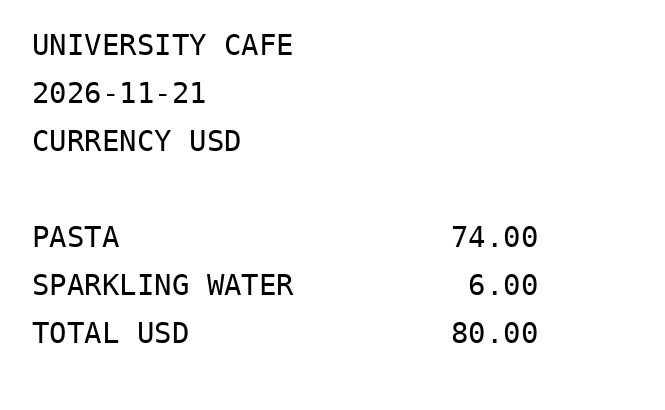
#> input picture test/fixtures/receipt-green-one.png, 665 x 410 px
$ python prepare-receipt.py ../test/fixtures/receipt-green-one.png out.png
#> lines starting #> are read from the running program, lines starting #| are printed output that depends on the picture; after the words box and inside, x2 and y2 are one past the last pixel; in counts of white or black regions, pixels touching at a corner belong together
import json
import sys

from PIL import Image, ImageChops, ImageFilter, ImageOps


def deskew_angle(image):
    preview = ImageOps.grayscale(image)
    preview.thumbnail((330, 330))
    width, height = preview.size
    strokes = ImageChops.subtract(preview.filter(ImageFilter.GaussianBlur(3)), preview)
    strokes = strokes.point(lambda value: 1 if value >= 23 else 0)

    def score(angle):
        center = strokes.rotate(angle).crop((width // 6, height // 7, width - width // 6, height - height // 6))
        pixels = center.tobytes()
        rows = [min(sum(pixels[index:index + center.width]), center.width // 3)
                for index in range(0, len(pixels), center.width)]
        return sum((first - second) ** 2 for first, second in zip(rows, rows[1:])) / max(1, sum(rows))

    angle, peak = max(((angle, score(angle)) for angle in range(-36, 37, 3)), key=lambda sample: sample[1])
    return angle if peak >= 2.5 and peak >= 1.45 * score(0) else 0


source, output = sys.argv[1:]
with Image.open(source) as original:
#> original is the input picture: PIL image 665x410 RGB; min 0, max 255, mean 246.4
    image = ImageOps.exif_transpose(original).convert('RGB')
    width, height = image.size
#> width = 665; height = 410
    angle = deskew_angle(image)
#> in deskew_angle, `preview.thumbnail((330, 330))`:
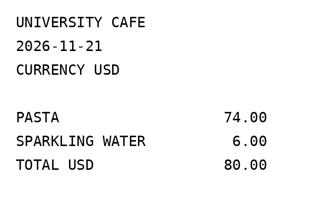
#> preview: PIL image 330x203 L; min 0, max 255, mean 246.2
#> in deskew_angle, `strokes = ImageChops.subtract(preview.filter(ImageFilter.GaussianBlur(..`:
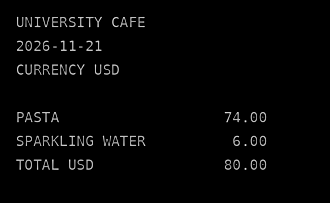
#> strokes: PIL image 330x203 L; min 0, max 234, mean 5.2
#> in deskew_angle, `strokes = strokes.point(lambda value: 1 if value >= 23 else 0)`:
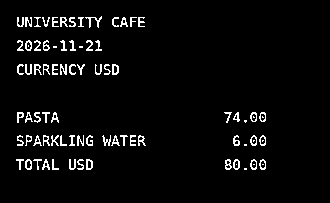
#> strokes: PIL image 330x203 L; values 0 (black) and 1 (white), 4.2% white in thin lines or dots, all inside (x1, y1, x2, y2) = (16, 16, 266, 170)
#> in score, `center = strokes.rotate(angle).crop((width // 6, height // 7, width - ..`: center: PIL image 220x141 L; values 0 (black) and 1 (white), 2.5% white in thin lines or dots, all inside (x1, y1, x2, y2) = (0, 0, 184, 141)
#> in score, `rows = [min(sum(pixels[index:index + center.width]), center.width // 3..`: rows = 141 values, max 19 at index 75, min 0 at index 28, mean 5.61
#> in score (call 2), `center = strokes.rotate(angle).crop((width // 6, height // 7, width - ..`: center: PIL image 220x141 L; values 0 (black) and 1 (white), 2.6% white in thin lines or dots, all inside (x1, y1, x2, y2) = (0, 0, 188, 141)
#> in score (call 3), `center = strokes.rotate(angle).crop((width // 6, height // 7, width - ..`: center: PIL image 220x141 L; values 0 (black) and 1 (white), 2.7% white in thin lines or dots, all inside (x1, y1, x2, y2) = (0, 0, 191, 141)
#> in score (call 4), `center = strokes.rotate(angle).crop((width // 6, height // 7, width - ..`: center: PIL image 220x141 L; values 0 (black) and 1 (white), 2.8% white in thin lines or dots, all inside (x1, y1, x2, y2) = (0, 0, 195, 141)
#> in score (call 5), `center = strokes.rotate(angle).crop((width // 6, height // 7, width - ..`: center: PIL image 220x141 L; values 0 (black) and 1 (white), 3% white in thin lines or dots, all inside (x1, y1, x2, y2) = (0, 0, 197, 141)
#> in score (call 6), `center = strokes.rotate(angle).crop((width // 6, height // 7, width - ..`: center: PIL image 220x141 L; values 0 (black) and 1 (white), 3.3% white in thin lines or dots
#> in score (call 7), `center = strokes.rotate(angle).crop((width // 6, height // 7, width - ..`: center: PIL image 220x141 L; values 0 (black) and 1 (white), 3.5% white in thin lines or dots
#> in score (call 8), `center = strokes.rotate(angle).crop((width // 6, height // 7, width - ..`: center: PIL image 220x141 L; values 0 (black) and 1 (white), 3.7% white in thin lines or dots
#> in score (call 9), `center = strokes.rotate(angle).crop((width // 6, height // 7, width - ..`: center: PIL image 220x141 L; values 0 (black) and 1 (white), 3.8% white in thin lines or dots
#> in score (call 10), `center = strokes.rotate(angle).crop((width // 6, height // 7, width - ..`: center: PIL image 220x141 L; values 0 (black) and 1 (white), 4% white in thin lines or dots
#> in score (call 11), `center = strokes.rotate(angle).crop((width // 6, height // 7, width - ..`: center: PIL image 220x141 L; values 0 (black) and 1 (white), 4.2% white in thin lines or dots
#> in score (call 12), `center = strokes.rotate(angle).crop((width // 6, height // 7, width - ..`: center: PIL image 220x141 L; values 0 (black) and 1 (white), 4.3% white in thin lines or dots
#> in score (call 13), `center = strokes.rotate(angle).crop((width // 6, height // 7, width - ..`: center: PIL image 220x141 L; values 0 (black) and 1 (white), 4.6% white in thin lines or dots, all inside (x1, y1, x2, y2) = (0, 11, 211, 141)
#> in score (call 14), `center = strokes.rotate(angle).crop((width // 6, height // 7, width - ..`: center: PIL image 220x141 L; values 0 (black) and 1 (white), 4.6% white in thin lines or dots
#> in score (call 15), `center = strokes.rotate(angle).crop((width // 6, height // 7, width - ..`: center: PIL image 220x141 L; values 0 (black) and 1 (white), 4.7% white in thin lines or dots
#> in score (call 16), `center = strokes.rotate(angle).crop((width // 6, height // 7, width - ..`: center: PIL image 220x141 L; values 0 (black) and 1 (white), 4.9% white in thin lines or dots
#> in score (call 18), `center = strokes.rotate(angle).crop((width // 6, height // 7, width - ..`: center: PIL image 220x141 L; values 0 (black) and 1 (white), 4.8% white in thin lines or dots
#> in score (call 20), `center = strokes.rotate(angle).crop((width // 6, height // 7, width - ..`: center: PIL image 220x141 L; values 0 (black) and 1 (white), 4.5% white in thin lines or dots
#> in score (call 22), `center = strokes.rotate(angle).crop((width // 6, height // 7, width - ..`:
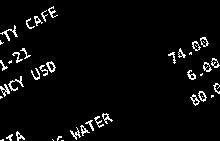
#> center: PIL image 220x141 L; values 0 (black) and 1 (white), 4.1% white in thin lines or dots
#> in score (call 22), `rows = [min(sum(pixels[index:index + center.width]), center.width // 3..`: rows = 141 values, max 26 at index 70, min 0 at index 0, mean 9.03
#> in score (call 23), `center = strokes.rotate(angle).crop((width // 6, height // 7, width - ..`:
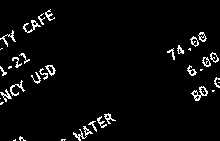
#> center: PIL image 220x141 L; values 0 (black) and 1 (white), 4% white in thin lines or dots
#> in score (call 23), `rows = [min(sum(pixels[index:index + center.width]), center.width // 3..`: rows = 141 values, max 24 at index 73, min 0 at index 0, mean 8.71
#> in score (call 24), `center = strokes.rotate(angle).crop((width // 6, height // 7, width - ..`:
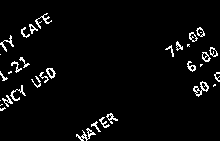
#> center: PIL image 220x141 L; values 0 (black) and 1 (white), 3.8% white in thin lines or dots
#> in score (call 24), `rows = [min(sum(pixels[index:index + center.width]), center.width // 3..`: rows = 141 values, max 19 at index 77, min 0 at index 0, mean 8.4
#> in score (call 25), `center = strokes.rotate(angle).crop((width // 6, height // 7, width - ..`:
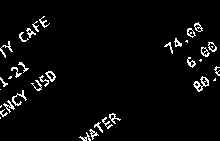
#> center: PIL image 220x141 L; values 0 (black) and 1 (white), 3.8% white in thin lines or dots, all inside (x1, y1, x2, y2) = (0, 16, 220, 141)
#> in score (call 25), `rows = [min(sum(pixels[index:index + center.width]), center.width // 3..`: rows = 141 values, max 24 at index 80, min 0 at index 0, mean 8.4
#> in deskew_angle, `angle, peak = max(((angle, score(angle)) for angle in range(-36, 37, 3..`: angle = 0; peak = 8.73
#> angle = 0
    prepared = image.rotate(angle, resample=Image.Resampling.BICUBIC, expand=True, fillcolor='white') if angle else image
    ocr_width, ocr_height = prepared.size
#> ocr_width = 665; ocr_height = 410
    scale = 1
    if abs(angle) >= 9:
        prepared = ImageOps.autocontrast(ImageOps.grayscale(prepared))
        if ocr_width < 900:
            scale = 2
            prepared = prepared.resize((ocr_width * scale, ocr_height * scale))
        prepared = prepared.filter(ImageFilter.UnsharpMask(1, 130, 2))
    prepared.save(output)
    print(json.dumps(dict(width=width, height=height, angle=angle, ocrWidth=ocr_width, ocrHeight=ocr_height, scale=scale)))
#| {"width": 665, "height": 410, "angle": 0, "ocrWidth": 665, "ocrHeight": 410, "scale": 1}

$ run again, on test/fixtures/receipt-red.png
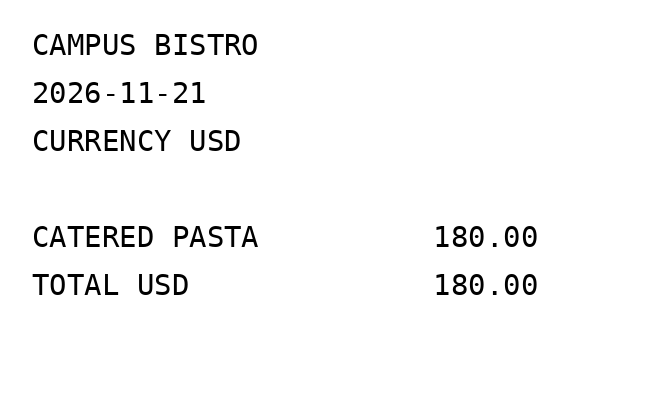
#> input picture test/fixtures/receipt-red.png, 665 x 410 px
#> original is the input picture: PIL image 665x410 RGB; min 0, max 255, mean 247.5
#> in deskew_angle, `strokes = strokes.point(lambda value: 1 if value >= 23 else 0)`:
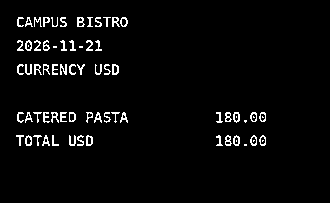
#> strokes: PIL image 330x203 L; values 0 (black) and 1 (white), 3.6% white in thin lines or dots, all inside (x1, y1, x2, y2) = (16, 17, 266, 146)
#> center: PIL image 220x141 L; values 0 (black) and 1 (white), 2.7% white in thin lines or dots, all inside (x1, y1, x2, y2) = (0, 0, 184, 141)
#> rows = 141 values, max 21 at index 20, min 0 at index 68, mean 5.94
#> center: PIL image 220x141 L; values 0 (black) and 1 (white), 2.8% white in thin lines or dots, all inside (x1, y1, x2, y2) = (0, 0, 188, 141)
#> center: PIL image 220x141 L; values 0 (black) and 1 (white), 2.9% white in thin lines or dots, all inside (x1, y1, x2, y2) = (0, 0, 191, 141)
#> center: PIL image 220x141 L; values 0 (black) and 1 (white), 3% white in thin lines or dots, all inside (x1, y1, x2, y2) = (0, 0, 195, 141)
#> center: PIL image 220x141 L; values 0 (black) and 1 (white), 3.3% white in thin lines or dots, all inside (x1, y1, x2, y2) = (0, 0, 197, 141)
#> center: PIL image 220x141 L; values 0 (black) and 1 (white), 3.5% white in thin lines or dots
#> center: PIL image 220x141 L; values 0 (black) and 1 (white), 3.8% white in thin lines or dots
#> center: PIL image 220x141 L; values 0 (black) and 1 (white), 3.9% white in thin lines or dots
#> center: PIL image 220x141 L; values 0 (black) and 1 (white), 4% white in thin lines or dots
#> center: PIL image 220x141 L; values 0 (black) and 1 (white), 4.1% white in thin lines or dots, all inside (x1, y1, x2, y2) = (0, 0, 208, 132)
#> center: PIL image 220x141 L; values 0 (black) and 1 (white), 4.1% white in thin lines or dots, all inside (x1, y1, x2, y2) = (0, 0, 209, 127)
#> center: PIL image 220x141 L; values 0 (black) and 1 (white), 4.1% white in thin lines or dots, all inside (x1, y1, x2, y2) = (0, 6, 210, 122)
#> center: PIL image 220x141 L; values 0 (black) and 1 (white), 4.1% white in thin lines or dots, all inside (x1, y1, x2, y2) = (0, 11, 211, 117)
#> center: PIL image 220x141 L; values 0 (black) and 1 (white), 4.2% white in thin lines or dots, all inside (x1, y1, x2, y2) = (0, 0, 213, 123)
#> center: PIL image 220x141 L; values 0 (black) and 1 (white), 4.5% white in thin lines or dots, all inside (x1, y1, x2, y2) = (0, 0, 215, 129)
#> center: PIL image 220x141 L; values 0 (black) and 1 (white), 4.7% white in thin lines or dots
#> center: PIL image 220x141 L; values 0 (black) and 1 (white), 4.9% white in thin lines or dots
#> center: PIL image 220x141 L; values 0 (black) and 1 (white), 4.8% white in thin lines or dots
#> center: PIL image 220x141 L; values 0 (black) and 1 (white), 4.6% white in thin lines or dots
#> center: PIL image 220x141 L; values 0 (black) and 1 (white), 4.4% white in thin lines or dots
#> center: PIL image 220x141 L; values 0 (black) and 1 (white), 4.3% white in thin lines or dots, all inside (x1, y1, x2, y2) = (0, 15, 220, 141)
#> center: PIL image 220x141 L; values 0 (black) and 1 (white), 4.1% white in thin lines or dots, all inside (x1, y1, x2, y2) = (0, 19, 219, 141)
#> center: PIL image 220x141 L; values 0 (black) and 1 (white), 3.9% white in thin lines or dots, all inside (x1, y1, x2, y2) = (0, 23, 218, 141)
#> in score (call 25), `center = strokes.rotate(angle).crop((width // 6, height // 7, width - ..`:
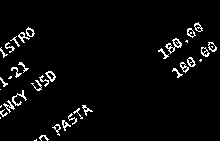
#> center: PIL image 220x141 L; values 0 (black) and 1 (white), 3.8% white in thin lines or dots, all inside (x1, y1, x2, y2) = (0, 22, 217, 141)
#> rows = 141 values, max 29 at index 47, min 0 at index 0, mean 8.4
#> in deskew_angle, `angle, peak = max(((angle, score(angle)) for angle in range(-36, 37, 3..`: angle = 0; peak = 12.2
#> `angle = deskew_angle(image)`: angle = 0
#| {"width": 665, "height": 410, "angle": 0, "ocrWidth": 665, "ocrHeight": 410, "scale": 1}

$ run again, on test/fixtures/receipt-smoke.png
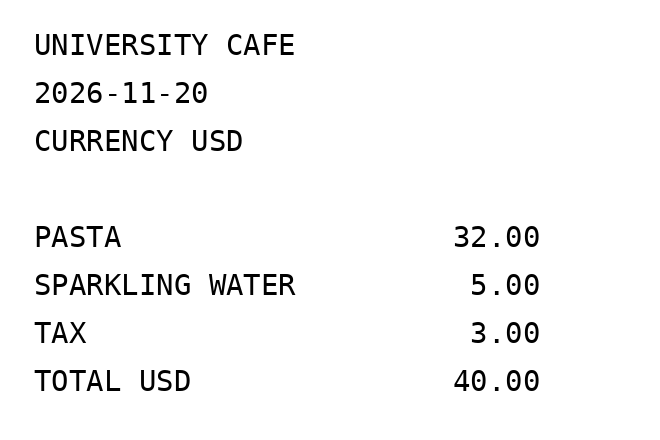
#> input picture test/fixtures/receipt-smoke.png, 660 x 440 px
#> original is the input picture: PIL image 660x440 RGB; min 0, max 255, mean 246.2
#> in deskew_angle, `strokes = strokes.point(lambda value: 1 if value >= 23 else 0)`:
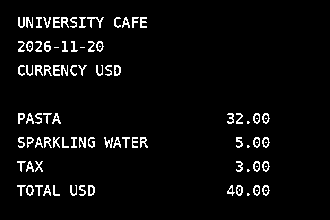
#> strokes: PIL image 330x220 L; values 0 (black) and 1 (white), 4.4% white in thin lines or dots, all inside (x1, y1, x2, y2) = (17, 17, 270, 196)
#> center: PIL image 220x153 L; values 0 (black) and 1 (white), 2.7% white in thin lines or dots, all inside (x1, y1, x2, y2) = (0, 0, 192, 153)
#> rows = 153 values, max 17 at index 15, min 0 at index 29, mean 5.95
#> center: PIL image 220x153 L; values 0 (black) and 1 (white), 2.7% white in thin lines or dots, all inside (x1, y1, x2, y2) = (0, 0, 195, 153)
#> center: PIL image 220x153 L; values 0 (black) and 1 (white), 2.8% white in thin lines or dots
#> center: PIL image 220x153 L; values 0 (black) and 1 (white), 2.9% white in thin lines or dots
#> center: PIL image 220x153 L; values 0 (black) and 1 (white), 3.2% white in thin lines or dots
#> center: PIL image 220x153 L; values 0 (black) and 1 (white), 3.4% white in thin lines or dots
#> center: PIL image 220x153 L; values 0 (black) and 1 (white), 3.6% white in thin lines or dots
#> center: PIL image 220x153 L; values 0 (black) and 1 (white), 3.7% white in thin lines or dots
#> center: PIL image 220x153 L; values 0 (black) and 1 (white), 3.9% white in thin lines or dots
#> center: PIL image 220x153 L; values 0 (black) and 1 (white), 4.2% white in thin lines or dots
#> center: PIL image 220x153 L; values 0 (black) and 1 (white), 4% white in thin lines or dots
#> center: PIL image 220x153 L; values 0 (black) and 1 (white), 3.9% white in thin lines or dots, all inside (x1, y1, x2, y2) = (0, 10, 215, 141)
#> center: PIL image 220x153 L; values 0 (black) and 1 (white), 4.1% white in thin lines or dots
#> center: PIL image 220x153 L; values 0 (black) and 1 (white), 4.5% white in thin lines or dots
#> center: PIL image 220x153 L; values 0 (black) and 1 (white), 4.8% white in thin lines or dots
#> center: PIL image 220x153 L; values 0 (black) and 1 (white), 4.9% white in thin lines or dots
#> center: PIL image 220x153 L; values 0 (black) and 1 (white), 4.6% white in thin lines or dots
#> center: PIL image 220x153 L; values 0 (black) and 1 (white), 4.4% white in thin lines or dots
#> in score (call 25), `center = strokes.rotate(angle).crop((width // 6, height // 7, width - ..`:
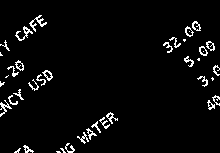
#> center: PIL image 220x153 L; values 0 (black) and 1 (white), 4% white in thin lines or dots
#> rows = 153 values, max 25 at index 151, min 0 at index 0, mean 8.87
#> in deskew_angle, `angle, peak = max(((angle, score(angle)) for angle in range(-36, 37, 3..`: angle = 0; peak = 9.77
#> `angle = deskew_angle(image)`: angle = 0
#| {"width": 660, "height": 440, "angle": 0, "ocrWidth": 660, "ocrHeight": 440, "scale": 1}
